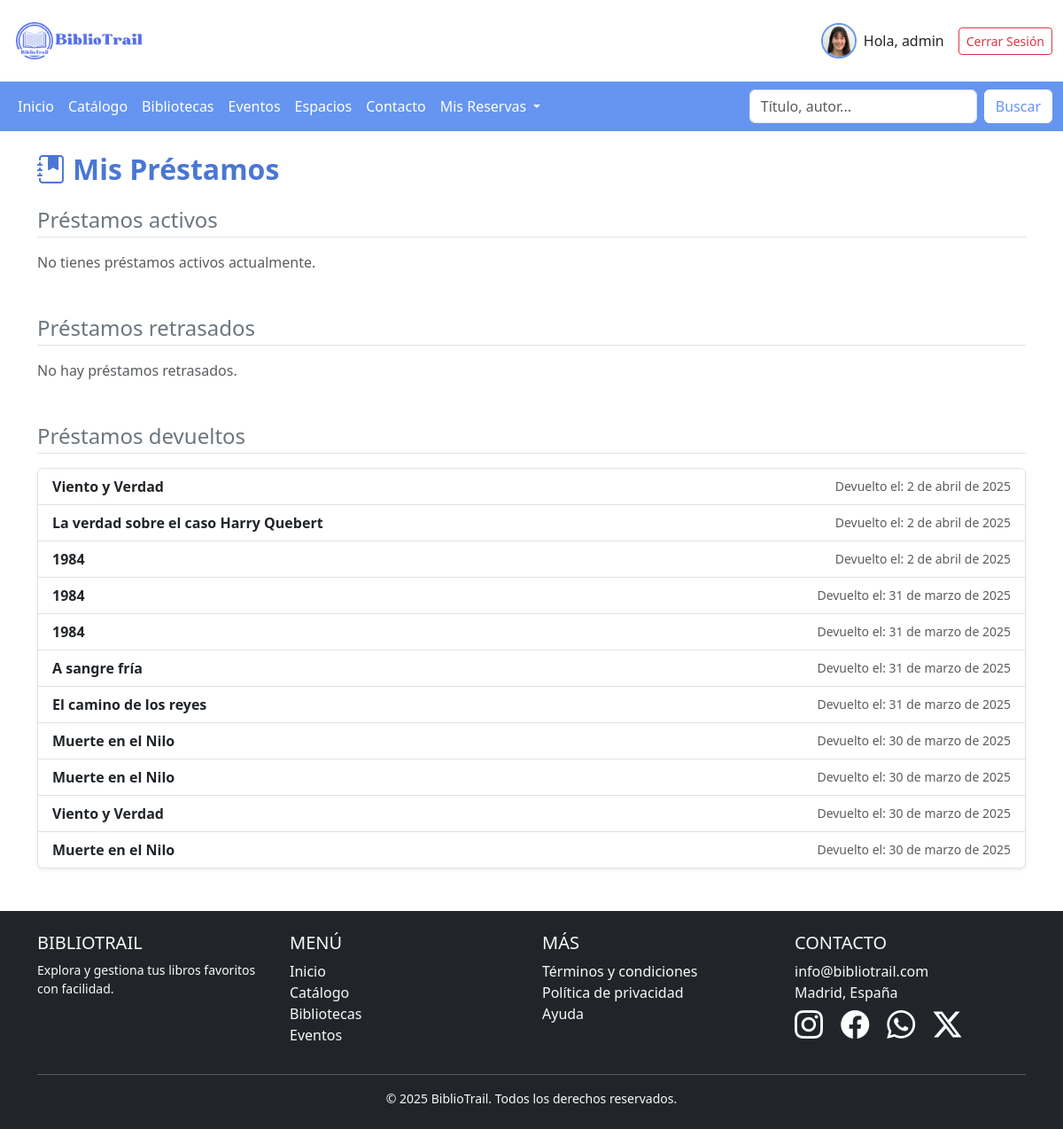
The page /reservas/mis-prestamos/ (signed in) on the database as committed earlier.
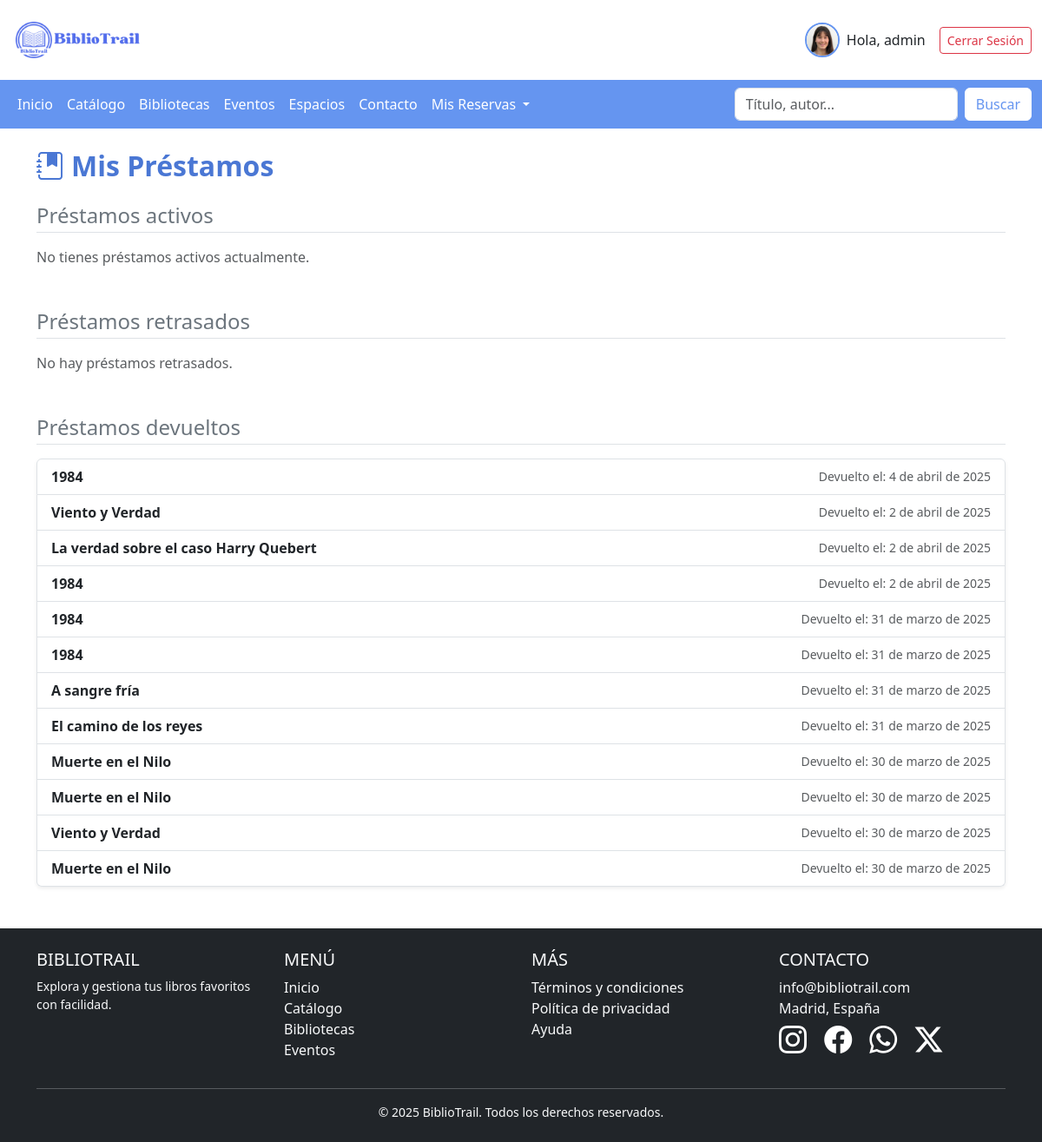
The same page on the database as committed later.
### catalogo/models.py (models this page shows, shortened)
class PrestamoUsuario(models.Model):
    usuario = models.ForeignKey(PerfilUsuario, on_delete=models.CASCADE)
    titulo_libro = models.CharField(max_length=200)  # Título del libro prestado
    biblioteca_origen = models.CharField(max_length=100)  # Ej: "biblioteca1" o una URL base
    ejemplar_id = models.CharField(max_length=100)  # UUID o ID que recibo desde la API de la biblioteca
    fecha_prestamo = models.DateField(default=timezone.now)
    fecha_devolucion = models.DateField(null=True, blank=True)
    fecha_limite = models.DateField(null=True, blank=True)
    ESTADO = (
        ('a', 'Activo'),
        ('d', 'Devuelto'),
        ('r', 'Retrasado'),
    )
    estado = models.CharField(max_length=1, choices=ESTADO, default='a')
    class Meta:
        ordering = ['-fecha_prestamo']
        verbose_name = "Préstamo de usuario"
        verbose_name_plural = "Préstamos de usuarios"

### reservas/views.py (the view, shortened to what this page needs)
# urls.py: path('mis-prestamos/', views.mis_prestamos, name='mis_prestamos'),
@login_required
def mis_prestamos(request):
    usuario = request.user.perfil
    prestamos_qs = PrestamoUsuario.objects.filter(usuario=usuario, estado__in=['a', 'r'])
    prestamos_activos = []
    prestamos_devueltos = PrestamoUsuario.objects.filter(usuario=usuario, estado='d')
    return render(request, "reservas/mis_prestamos.html", {
        "prestamos_activos": prestamos_activos,
        "prestamos_devueltos": prestamos_devueltos,
    })

### reservas/templates/reservas/mis_prestamos.html (shortened to what the changed rows need)
{% extends "BibliotrailApp/base.html" %}
{% load static %}
{% block content %}
<div class="container mt-4 mb-5">
    <h2 class="fw-bold mb-4" style="color: #4a77d4;">
        <i class="bi bi-journal-bookmark-fill me-2"></i>Mis Préstamos
    </h2>
    <div>
        {% if prestamos_devueltos %}
            <ul class="list-group shadow-sm">
                {% for prestamo in prestamos_devueltos %}
                    <li class="list-group-item d-flex justify-content-between align-items-center">
                        <strong class="text-dark">{{ prestamo.titulo_libro }}</strong>
                        <span class="text-muted small">
                            Devuelto el: {{ prestamo.fecha_devolucion }}
                        </span>
                    </li>
                {% endfor %}
            </ul>
        {% else %}
            <p class="text-muted">No has devuelto ningún libro todavía.</p>
        {% endif %}
    </div>
</div>
{% endblock %}

Rows that differ between the two databases and show on the page:
added PrestamoUsuario: titulo_libro "1984", fecha_devolucion "4 de abril de 2025"
